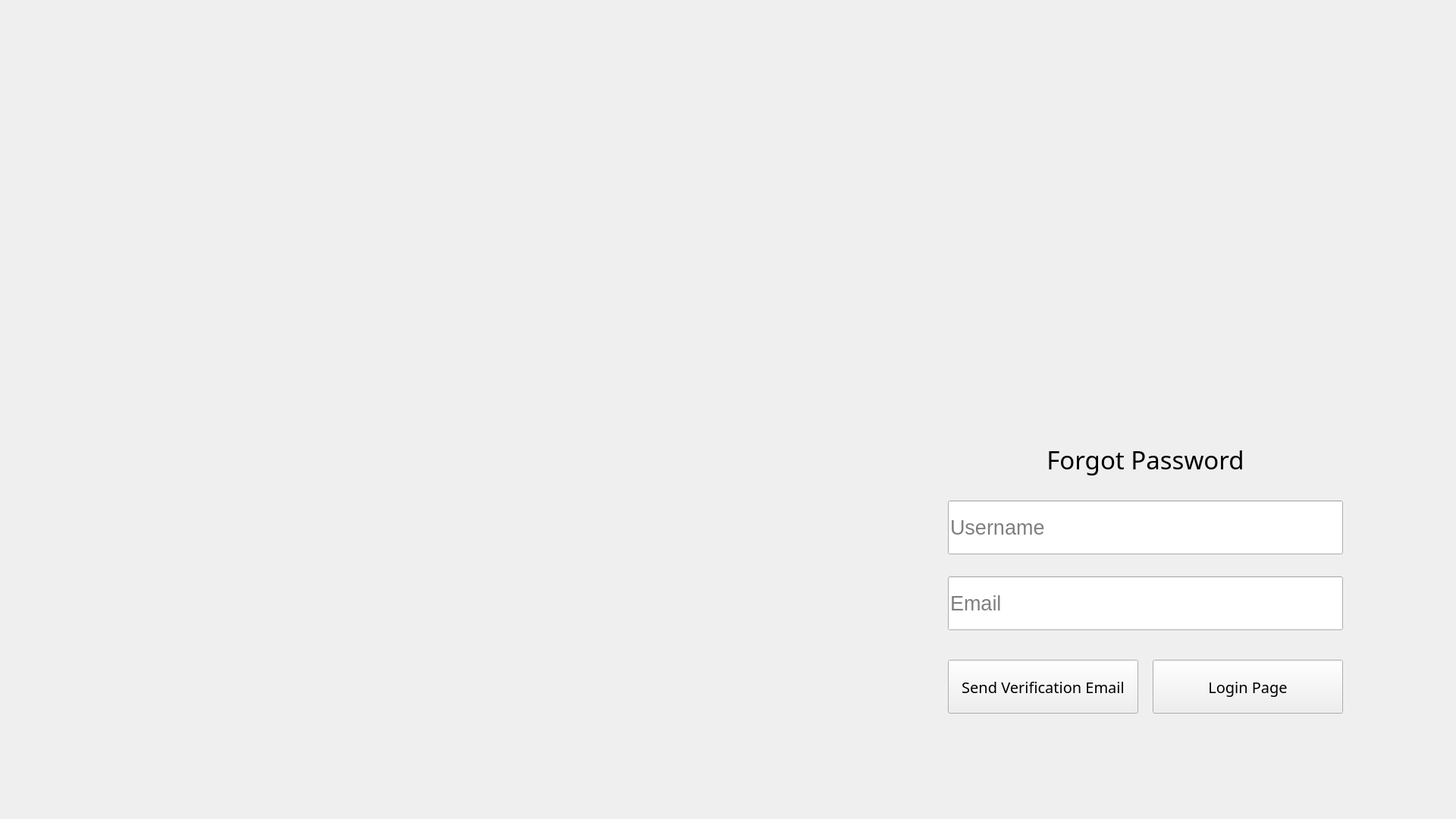
<?xml version="1.0" encoding="UTF-8"?>
<ui version="4.0">
 <class>Form_L_3</class>
 <widget class="QWidget" name="Form_L_3">
  <property name="geometry">
   <rect>
    <x>0</x>
    <y>0</y>
    <width>1920</width>
    <height>1080</height>
   </rect>
  </property>
  <property name="windowTitle">
   <string>Form</string>
  </property>
  <widget class="QLineEdit" name="emailInput_L_3">
   <property name="geometry">
    <rect>
     <x>1250</x>
     <y>760</y>
     <width>521</width>
     <height>71</height>
    </rect>
   </property>
   <property name="font">
    <font>
     <pointsize>20</pointsize>
    </font>
   </property>
   <property name="placeholderText">
    <string>Email</string>
   </property>
  </widget>
  <widget class="QLineEdit" name="usernameInput_L_3">
   <property name="geometry">
    <rect>
     <x>1250</x>
     <y>660</y>
     <width>521</width>
     <height>71</height>
    </rect>
   </property>
   <property name="font">
    <font>
     <pointsize>20</pointsize>
    </font>
   </property>
   <property name="placeholderText">
    <string>Username</string>
   </property>
  </widget>
  <widget class="QLabel" name="forgotPasswordLabel_L_3">
   <property name="geometry">
    <rect>
     <x>1250</x>
     <y>570</y>
     <width>521</width>
     <height>71</height>
    </rect>
   </property>
   <property name="font">
    <font>
     <family>Franklin Gothic Medium Cond</family>
     <pointsize>25</pointsize>
    </font>
   </property>
   <property name="text">
    <string>Forgot Password</string>
   </property>
   <property name="alignment">
    <set>Qt::AlignCenter</set>
   </property>
  </widget>
  <widget class="QPushButton" name="loginPageButton_L_3">
   <property name="geometry">
    <rect>
     <x>1520</x>
     <y>870</y>
     <width>251</width>
     <height>71</height>
    </rect>
   </property>
   <property name="font">
    <font>
     <family>Franklin Gothic Medium Cond</family>
     <pointsize>15</pointsize>
    </font>
   </property>
   <property name="styleSheet">
    <string notr="true"/>
   </property>
   <property name="text">
    <string>Login Page</string>
   </property>
  </widget>
  <widget class="QPushButton" name="sendEmailButton_L_3">
   <property name="geometry">
    <rect>
     <x>1250</x>
     <y>870</y>
     <width>251</width>
     <height>71</height>
    </rect>
   </property>
   <property name="font">
    <font>
     <family>Franklin Gothic Medium Cond</family>
     <pointsize>15</pointsize>
    </font>
   </property>
   <property name="styleSheet">
    <string notr="true"/>
   </property>
   <property name="text">
    <string>Send Verification Email</string>
   </property>
  </widget>
 </widget>
 <tabstops>
  <tabstop>usernameInput_L_3</tabstop>
  <tabstop>emailInput_L_3</tabstop>
  <tabstop>sendEmailButton_L_3</tabstop>
  <tabstop>loginPageButton_L_3</tabstop>
 </tabstops>
 <resources/>
 <connections/>
</ui>
